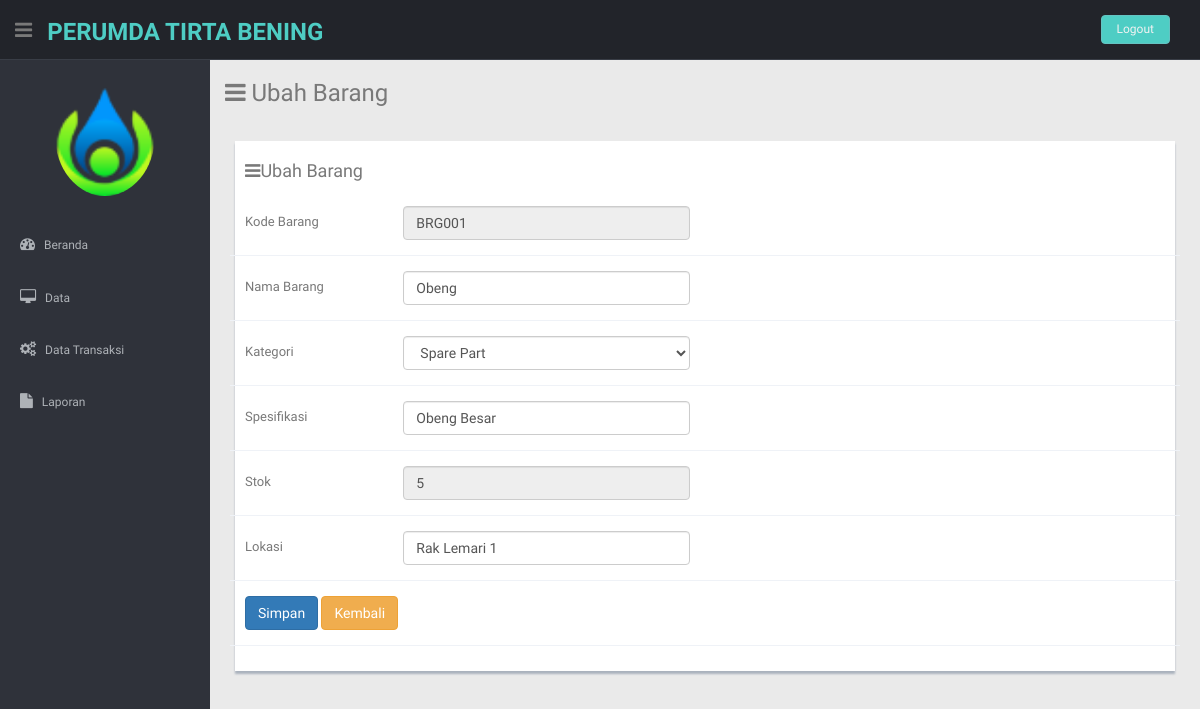
/Admin/beranda.php?hal=ubahBarang&kode_barang=BRG001, run on the app's committed database.
### tables this page shows
CREATE TABLE `tbbarang` (
  `kode_barang` varchar(6) NOT NULL,
  `nama_barang` varchar(30) NOT NULL,
  `kode_kategori` int(11) NOT NULL,
  `spesifikasi` varchar(50) NOT NULL,
  `stok` int(11) NOT NULL,
  `lokasi` varchar(20) NOT NULL
);

### Admin/dataBarang/ubahBarang.php (the view, shortened to what this page needs)
<?php
include "../koneksi.php";
$kode_barang = $_GET['kode_barang'];
?>
<section id="main-content">
 <section class="wrapper">
 <h3><i class="fa fa-bars"></i> Ubah Barang</h3>
        <?php
        $query = mysqli_query($sambungin,"SELECT * FROM tbbarang where kode_barang = '$kode_barang'");
        while ($data = mysqli_fetch_array($query)){
        ?>
        <div class="row mt">
          <div class="col-lg-12">
            <div class="form-panel">
              <h4 class="mb"><i class="fa fa-bars"></i>Ubah Barang</h4>
              <form class="form-horizontal style-form" method="post">
                <div class="form-group">
                  <label class="col-sm-2 col-sm-2 control-label">Kode Barang</label>
                  <div class="col-sm-4">
                    <input type="text" class="form-control" name="kode_barang" value="<?php echo $kode_barang ?>" readonly>
                  </div>
                </div>
                 <div class="form-group">
                  <label class="col-sm-2 col-sm-2 control-label">Nama Barang</label>
                  <div class="col-sm-4">
                    <input type="text" class="form-control" name="nama_barang" value="<?php echo $data['nama_barang'] ?>">
                  </div>
                </div>
                 <div class="form-group">
                  <label class="col-sm-2 col-sm-2 control-label">Kategori</label>
                  <div class="col-sm-4">
                      <?php
                        include "../koneksi.php";
                        echo "<select class='form-control' name='kode_kategori'>";
                        $tampil = mysqli_query($sambungin,"SELECT * FROM tbkategori");
                        while($w = mysqli_fetch_array($tampil)){
                          if($data['kode_kategori']==$w['kode_kategori']){
                          echo "<option value=$w[kode_kategori] selected>$w[nama_kategori]</option>";
                        } else{
                          echo "<option value=$w[kode_kategori] >$w[nama_kategori]</option>";
                        }
                        }
                          echo "</select>";
                      ?>
                  </div>
                </div>
                 <div class="form-group">
                  <label class="col-sm-2 col-sm-2 control-label">Spesifikasi</label>
                  <div class="col-sm-4">
                    <input type="text" class="form-control" name="spesifikasi" value="<?php echo $data['spesifikasi'] ?>">
                  </div>
                </div>
                 <div class="form-group">
                  <label class="col-sm-2 col-sm-2 control-label">Stok</label>
                  <div class="col-sm-4">
                    <input type="number" class="form-control" name="stok" value="<?php echo $data['stok'] ?>" readonly>
                  </div>
                </div>
                 <div class="form-group">
                  <label class="col-sm-2 col-sm-2 control-label">Lokasi</label>
                  <div class="col-sm-4">
                    <input type="text" class="form-control" name="lokasi" value="<?php echo $data['lokasi'] ?>">
                  </div>
                </div>
                <div class="form-group">
                 <div class="col-sm-4">
                  <button class="btn btn-primary" name="">Simpan</button>
                  <a href="?hal=dataBarang" class="btn btn-warning">Kembali</a>
                 </div>
                </div>
              </form>
               <?php
                }
               ?>
            </div>
          </div>
        </div>
</section>
</section>

### css/style.css (style rules this page uses)
body { color: #797979; background: #eaeaea; font-family: "Ruda", sans-serif; padding: 0px !important; margin: 0px !important; font-size: 13px; }
a, a:hover, a:focus { text-decoration: none; outline: none; }
.mt { margin-top: 25px; }
.mb { margin-bottom: 25px; }
#main-content { margin-left: 210px; }
.wrapper { display: inline-block; margin-top: 60px; padding-left: 15px; padding-right: 15px; padding-bottom: 15px; padding-top: 0px; width: 100%; }
.form-panel { background: #ffffff; margin: 10px; padding: 10px; box-shadow: 0px 3px 2px #aab2bd; text-align: left; }
label { font-weight: 400; }
.form-horizontal.style-form .form-group { border-bottom: 1px solid #eff2f7; padding-bottom: 15px; margin-bottom: 15px; }
@media (min-width: 768px) { .form-horizontal .control-label { text-align: left; } }

### data on the page
tbbarang: nama_barang "Obeng", spesifikasi "Obeng Besar", stok "5", lokasi "Rak Lemari 1"

### other printed values
form field kode_kategori "Spare Part"
